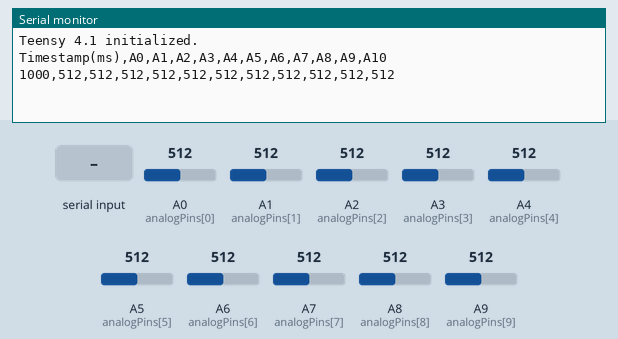
Recording of a sketch running on a simulated Teensy 4. On the bench: the last lines printed to the serial monitor. The inputs (shaded band) are chosen by the test bench; at power-on: A0 (analogPins[0]) = 512, A1 (analogPins[1]) = 512, A2 (analogPins[2]) = 512, A3 (analogPins[3]) = 512, A4 (analogPins[4]) = 512, A5 (analogPins[5]) = 512, A6 (analogPins[6]) = 512, A7 (analogPins[7]) = 512, A8 (analogPins[8]) = 512, A9 (analogPins[9]) = 512.

Above: at 1.2 s.
1.3 s: "pi_on\n" received over Serial
At 1.9 s:
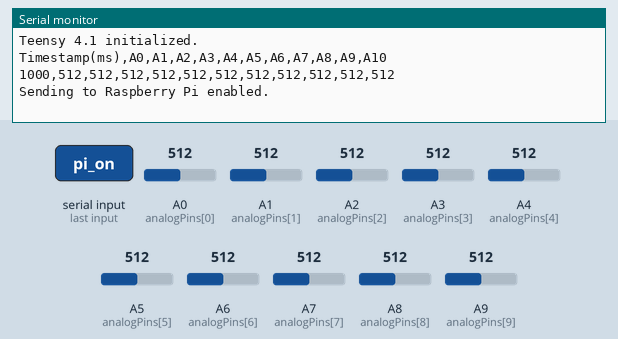
2.8 s: "pi_off\n" received over Serial
At 2.96 s:
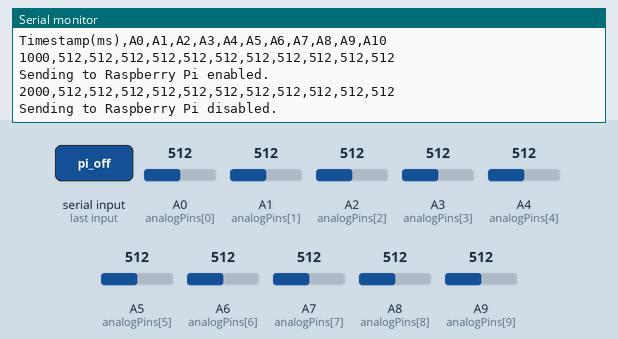
4.3 s: "csv_on\n" received over Serial
At 4.9 s:
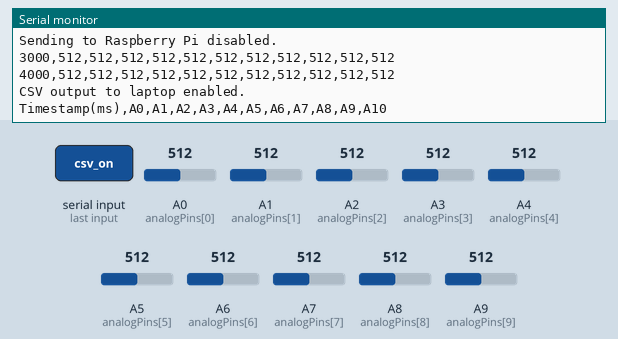
5.8 s: "csv_off\n" received over Serial
At 6.6 s:
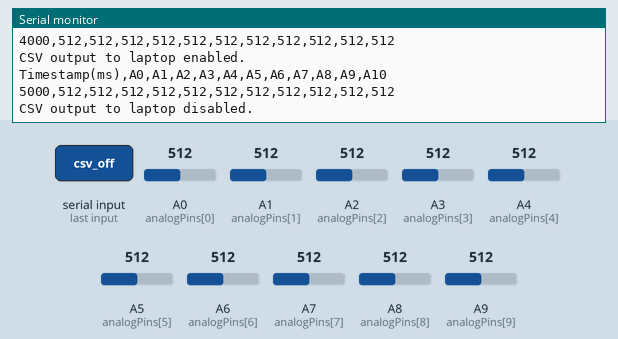
7.3 s: "1\n" received over Serial
At 7.8 s:
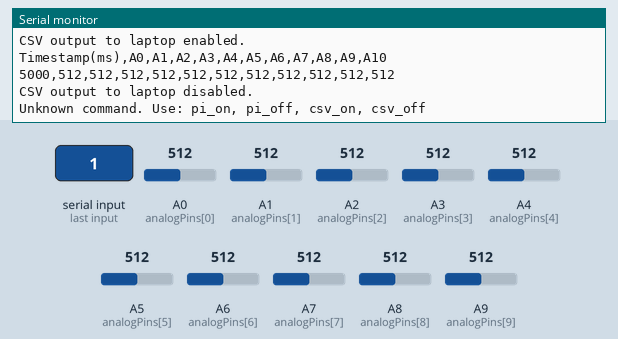
Timing chart, 0 to 9.8 s (numbered marks = the images above; inputs shaded):
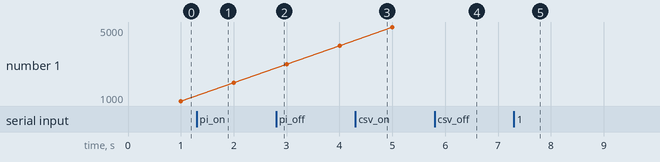

Measured:
- after the input at 1.3 s, the serial monitor: prints a new line at once (image 1)
- after the input at 2.8 s, the serial monitor: prints a new line at once (image 2)
- after the input at 4.3 s, the serial monitor: prints a new line at once (image 3)
- after the input at 5.8 s, the serial monitor: prints a new line at once (image 4)
- after the input at 7.3 s, the serial monitor: prints a new line at once (image 5)

The sketch:

EEG.ino
```cpp
// ========== Pin Setup ========== //
const int analogPins[] = {A0, A1, A2, A3, A4, A5, A6, A7, A8, A9};
const int csPins[] = {12, 11, 10, 9, 8, 7, 6, 5, 4, 3, 2};
const int sckPin = 13;
#define SERIAL_PI Serial8 // Serial8 RX: 34 (not used for sending), TX: 35 (used to send)

const int numDev = sizeof(csPins)/sizeof(csPins[0]);
// ================================ //

// ========== Constants ========== //
// enables
bool RaspOutEn = false;
bool CSVEn = true;

// Timing
const unsigned long sampleIntervalMs = 1000;  // Sample every 1 second
unsigned long lastSampleTime = 0;
// ================================ //

void setup() {
  // Initialize chip select pins as outputs and set them LOW (activated)
  for (int i = 0; i < numDev; i++) {
    pinMode(csPins[i], OUTPUT);
    digitalWrite(csPins[i], LOW);  // Active = LOW
  }

  // Set SCK pin as output and set LOW initially
  pinMode(sckPin, OUTPUT);
  digitalWrite(sckPin, LOW);

  // Initialize Serial for laptop communication at 115200 baud
  Serial.begin(115200);
  while (!Serial) {
    ; // Wait for serial USB to be connected
  }
  Serial.println("Teensy 4.1 initialized.");

  // Initialize Serial8 for Raspberry Pi communication at 115200 baud
  SERIAL_PI.begin(115200);

  // Initialize analog pins (Arduino handles that automatically)

  // Optionally print header for CSV to laptop
  if (CSVEn) {
    Serial.print("Timestamp(ms)");
    for (int i = 0; i < numDev; i++) {
      Serial.print(",A");
      Serial.print(i);
    }
    Serial.println();
  }
}

void loop() {
  // Check for commands on Serial to toggle sending
  handleCommands();

  unsigned long now = millis();
  if (now - lastSampleTime >= sampleIntervalMs) {
    lastSampleTime = now;

    // Read analog voltages
    int analogValues[numDev];
    for (int i = 0; i < numDev; i++) {
      analogValues[i] = analogRead(analogPins[i]);
    }

    // Pulse SCK pin (simulate clock)
    digitalWrite(sckPin, HIGH);
    delayMicroseconds(10);
    digitalWrite(sckPin, LOW);

    // Send data to Raspberry Pi via Serial8 if enabled
    if (RaspOutEn) {
      // Format data as CSV line: timestamp, val0, val1, ...
      SERIAL_PI.print(now);
      for (int i = 0; i < numDev; i++) {
        SERIAL_PI.print(",");
        SERIAL_PI.print(analogValues[i]);
      }
      SERIAL_PI.println();
    }

    // Send CSV data to laptop over USB serial if enabled
    if (CSVEn) {
      Serial.print(now);
      for (int i = 0; i < numDev; i++) {
        Serial.print(",");
        Serial.print(analogValues[i]);
      }
      Serial.println();
    }
  }
}

// Function to parse commands from Serial (laptop) to toggle features
void handleCommands() {
  if (Serial.available()) {
    String cmd = Serial.readStringUntil('\n');
    cmd.trim();

    if (cmd.equalsIgnoreCase("pi_on")) {
      RaspOutEn = true;
      Serial.println("Sending to Raspberry Pi enabled.");
    } else if (cmd.equalsIgnoreCase("pi_off")) {
      RaspOutEn = false;
      Serial.println("Sending to Raspberry Pi disabled.");
    } else if (cmd.equalsIgnoreCase("csv_on")) {
      CSVEn = true;
      Serial.println("CSV output to laptop enabled.");
      // Print CSV header when enabling
      Serial.print("Timestamp(ms)");
      for (int i = 0; i < numDev; i++) {
        Serial.print(",A");
        Serial.print(i);
      }
      Serial.println();
    } else if (cmd.equalsIgnoreCase("csv_off")) {
      CSVEn = false;
      Serial.println("CSV output to laptop disabled.");
    } else {
      Serial.println("Unknown command. Use: pi_on, pi_off, csv_on, csv_off");
    }
  }
}
```
